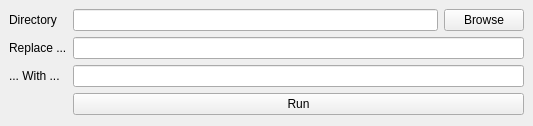
<?xml version="1.0" encoding="UTF-8"?>
<ui version="4.0">
 <class>MainWindow</class>
 <widget class="QMainWindow" name="MainWindow">
  <property name="geometry">
   <rect>
    <x>0</x>
    <y>0</y>
    <width>533</width>
    <height>126</height>
   </rect>
  </property>
  <property name="windowTitle">
   <string>MainWindow</string>
  </property>
  <widget class="QWidget" name="centralwidget">
   <property name="sizePolicy">
    <sizepolicy hsizetype="Expanding" vsizetype="Expanding">
     <horstretch>1</horstretch>
     <verstretch>1</verstretch>
    </sizepolicy>
   </property>
   <layout class="QFormLayout" name="formLayout">
    <item row="0" column="0">
     <widget class="QLabel" name="label">
      <property name="sizePolicy">
       <sizepolicy hsizetype="Preferred" vsizetype="Preferred">
        <horstretch>0</horstretch>
        <verstretch>0</verstretch>
       </sizepolicy>
      </property>
      <property name="text">
       <string>Directory</string>
      </property>
     </widget>
    </item>
    <item row="0" column="1">
     <layout class="QHBoxLayout" name="horizontalLayout">
      <item>
       <widget class="QLineEdit" name="lineEdit_Path">
        <property name="sizePolicy">
         <sizepolicy hsizetype="Expanding" vsizetype="Fixed">
          <horstretch>1</horstretch>
          <verstretch>0</verstretch>
         </sizepolicy>
        </property>
       </widget>
      </item>
      <item>
       <widget class="QPushButton" name="btn_Browse">
        <property name="sizePolicy">
         <sizepolicy hsizetype="Minimum" vsizetype="Fixed">
          <horstretch>0</horstretch>
          <verstretch>0</verstretch>
         </sizepolicy>
        </property>
        <property name="text">
         <string>Browse</string>
        </property>
       </widget>
      </item>
     </layout>
    </item>
    <item row="1" column="0">
     <widget class="QLabel" name="oldLabel">
      <property name="sizePolicy">
       <sizepolicy hsizetype="Preferred" vsizetype="Preferred">
        <horstretch>0</horstretch>
        <verstretch>0</verstretch>
       </sizepolicy>
      </property>
      <property name="text">
       <string>Replace ...</string>
      </property>
     </widget>
    </item>
    <item row="1" column="1">
     <widget class="QLineEdit" name="lineEdit_Old">
      <property name="sizePolicy">
       <sizepolicy hsizetype="Expanding" vsizetype="Fixed">
        <horstretch>1</horstretch>
        <verstretch>0</verstretch>
       </sizepolicy>
      </property>
     </widget>
    </item>
    <item row="2" column="0">
     <widget class="QLabel" name="newLabel">
      <property name="sizePolicy">
       <sizepolicy hsizetype="Preferred" vsizetype="Preferred">
        <horstretch>0</horstretch>
        <verstretch>0</verstretch>
       </sizepolicy>
      </property>
      <property name="text">
       <string>... With ...</string>
      </property>
     </widget>
    </item>
    <item row="2" column="1">
     <widget class="QLineEdit" name="lineEdit_New">
      <property name="sizePolicy">
       <sizepolicy hsizetype="Expanding" vsizetype="Fixed">
        <horstretch>1</horstretch>
        <verstretch>0</verstretch>
       </sizepolicy>
      </property>
     </widget>
    </item>
    <item row="3" column="1">
     <layout class="QHBoxLayout" name="horizontalLayout_2">
      <item>
       <widget class="QPushButton" name="btn_Run">
        <property name="text">
         <string>Run</string>
        </property>
       </widget>
      </item>
     </layout>
    </item>
   </layout>
  </widget>
 </widget>
 <resources/>
 <connections/>
</ui>
